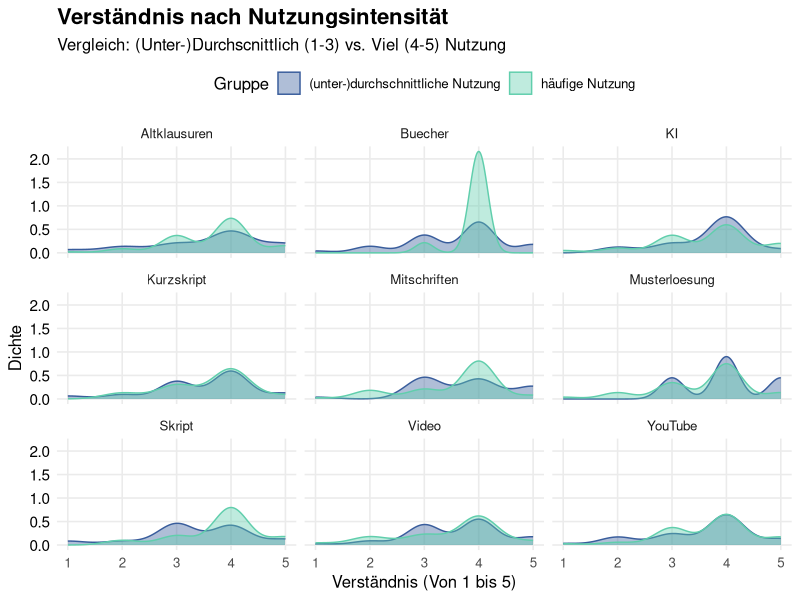

Write R code to recreate this figure. (Note: this script raises an error after producing the figure.)
# ==============================================================================
# Aufgabe 4: Analyse des LimeSurvey-Datensatzes
# ==============================================================================

# 1. Bibliotheken laden
library(tidyverse)

# 2. Daten einlesen
# source("funktionen.R") # Lädt automatisch auch die Helfer

survey.data <- read.csv("results-survey_cleaned.csv")


# ==============================================================================
# PLOT 4
# ==============================================================================

plot.4.data <- survey.data %>%
  
  #Wir wählen die Zeilen aus die wir brauchen das Verständnis und Nutzung 
  #von KI und Youtube im Vergleich mit Skript und Büchern
  select(starts_with("Nutzung_"),
         Qualitaet_Verstehen_Num) %>%
  
  #Wir drehen die Daten wieder für den ggplot
  pivot_longer(cols = starts_with("Nutzung"),
               names_to = "Tool",
               values_to = "Haeufigkeit") %>%
  
  #Wir machen unseren Datensatz wieder für den Plot "sauber"
  mutate(Tool = str_remove_all(Tool, "Nutzung_|_Num")) %>%
  
  #Wir filtern alle störenden NAs raus 
  filter(!is.na(Haeufigkeit), !is.na(Qualitaet_Verstehen_Num)) %>%
  
  #Jetzt unterscheiden wir die Studenten in 2 Gruppen
  mutate(Gruppe = case_when(
    Haeufigkeit >= 4 ~ "häufige Nutzung",          # 4 und 5
    TRUE ~ "(unter-)durchschnittliche Nutzung"     # kleiner gleich 3
  ))
  
  #Wir filtern Tool nur nach den Tools die wir tatsächlich haben wollen in unserem Density Plot
  # filter(Tool %in% c("Skript", "KI", "YouTube", "Buecher"))

#Jetzt erstellen wir unseren density Plot 
plot4 <- ggplot(plot.4.data, aes(x = Qualitaet_Verstehen_Num, fill = Gruppe, color = Gruppe)) +
  
  #Wir erstellen unseren density Plot mit alpha = 0.4 damit die Hügel transparent sind 
  geom_density(alpha = 0.4) +
  
  #Dieser Befehl sorgt dafür das wir sozusagen Mini Plots für jedes der Materialien erstellen 
  facet_wrap(~Tool) +
  
  #Hier nehmen wir unsere Standard Farbpalette 
  scale_fill_viridis_d(option = "mako", begin = 0.4, end = 0.8) +
  scale_color_viridis_d(option = "mako", begin = 0.4, end = 0.8) +
  
  #Wir erstellen Überschrift und Achsenbeschriftungen für die Verständnis
  labs(
    title = "Verständnis nach Nutzungsintensität",
    subtitle = "Vergleich: (Unter-)Durchscnittlich (1-3) vs. Viel (4-5) Nutzung",
    x = "Verständnis (Von 1 bis 5)",
    y = "Dichte",
    fill = "Gruppe",
    color = "Gruppe"
  ) +
  
  #Wir editieren unser Theme minimal etwas damit es unseren Anforderungen entspricht
  theme_minimal(base_size = 12) +
  theme(
    legend.position = "top", #Sorgt dafür das die Legende oben ist 
    panel.grid.minor = element_blank(),
    plot.title = element_text(face = "bold", size = 16), #Überschrift Makieren und Richtige Größe einstellen 
    axis.text.y = element_text(color = "black", size = 11) #Achsenbeschriftung einfärben und Größe Richtig bestimmen
  )


#Wir speichern wieder unsere Grafik 
ggsave("Plot4.Verständnisdichte.pdf",
       plot = plot4,
       device = "pdf",
       width = 7,
       height = 4)


# ==============================================================================
# PLOT 4.5
# ==============================================================================

plot.4.5.data <- survey.data %>%
  #Wir wählen wieder unsere gebrauchten Eigenschaften aus, 
  #wir nehmen nicht alle Effekte weil unsere Plots sonst zu unübersichtlich werden
  select(starts_with("Nutzung_"),
         starts_with("Effekt_"),
         Qualitaet_Verstehen_Num) %>%
  
  
  select(-Effekt_Zeitaufwand_Rev) %>%
  
  #Wir entfernen alle NAs 
  # drop_na() %>%
  
  #Wir berechnen die Korrelation zwischen all diesen Werten
  cor(use = "pairwise.complete.obs") %>%
  
  #Hier wieder unser trick aus Plot 4 um die Daten ins richtige Format zu rücken
  as.table() %>%
  as.data.frame() %>%
  
  #Jetzt filtern wir die Korrelationen die wir tatsächlich haben wollen
  filter(str_detect(Var1, "Nutzung"), !str_detect(Var2, "Nutzung")) %>%
  
  #Wir machen unsere Namen für die Plots wieder schön 
  mutate(
    Tool = str_remove_all(Var1, "Nutzung_|_Num"),
    
    #Wir entfernen auch noch andere Überbleibsel 
    Effekt = str_remove_all(Var2, "Effekt_|Qualitaet_|Nutzung_|_Num|_Rev")
  )

plot4.5 <- ggplot(plot.4.5.data, aes (x = Freq, y = reorder(Tool, Freq), fill = Tool)) +
  #Hiermit erstellen wir unsere Balken
  geom_col() +
  
  #Das hier sorgt dafür das wir wieder viele
  facet_wrap(~Effekt, scales = "free_x") +
  scale_fill_viridis_d(option = "mako", begin = 0.4, end = 0.8) +
  geom_vline(xintercept = 0, linetype = "dashed", color = "grey70") +
  labs(
    x = "Stärke des Zusammenhangs (GGrößer ist besser)",
    y = NULL
  ) +
  theme_minimal(base_size = 12) +
  theme(
    legend.position = "none",
    panel.grid.minor = element_blank(),
    strip.text = element_text(face = "bold", size = 11)
  )

#Wir speichern wieder unser Bild
ggsave("Plot4.5.Korrelation.pdf",
       plot = plot4.5,
       device = "pdf",
       width = 10,
       height = 4.5)


# ==============================================================================
# PLOT 6
# ==============================================================================


# 1. Datenvorbereitung: WIR NEHMEN ALLES
plot.6.data <- survey.data %>%
  # Wähle automatisch JEDE Spalte, die Zahlen enthält
  select(where(is.numeric)) %>%
  select(-Fachsemester) # VERÄNDERUNG
  
  # Optional: Falls du eine ID-Spalte oder einen Index ("X") hast, weg damit:
  # select(-contains("ID"), -any_of("X")) %>% 
  
  # drop_na()

# WICHTIG: Wir speichern die Original-Reihenfolge der Spalten
# (Damit R sie gleich nicht alphabetisch sortiert)
original_order <- names(plot.6.data)

# 2. Korrelation berechnen
plot.6.cor <- plot.6.data %>%
  cor(use = "pairwise.complete.obs") %>%
  as.table() %>%
  as.data.frame()

# 3. Die Reihenfolge erzwingen
# Wir sagen dem Plot: "Benutze genau die Liste 'original_order' zum Sortieren"
plot.6.cor <- plot.6.cor %>%
  mutate(
    Var1 = factor(Var1, levels = original_order),
    # Für die y-Achse drehen wir die Reihenfolge oft um (rev), 
    # damit die Diagonale wie gewohnt von links oben nach rechts unten läuft
    # oder wir lassen es gleich, je nach Geschmack. Hier: Gleich wie CSV.
    Var2 = factor(Var2, levels = rev(original_order)) 
  )

# 4. Der große Heatmap-Plot
ggplot(plot.6.cor, aes(x = Var1, y = Var2, fill = Freq)) +
  geom_tile(color = "white", lwd = 0.2) + # Feine weiße Linien
  
  # Farben: Volles Spektrum von -1 (Rot/Blau) bis +1 (Hell/Gelb)
  scale_fill_viridis_c(option = "mako", direction = 1, limits = c(-1, 1)) +
  
  # <--- HIER: Zahlen hinzufügen
  geom_text(aes(label = round(Freq, 2)), color = "white", size = 2.5) +
  
  # Achsenbeschriftung säubern (wir entfernen _Num etc. für Lesbarkeit)
  scale_x_discrete(labels = function(x) str_remove_all(x, "Nutzung_|Qualitaet_|Effekt_|_Num|_Score|_Rev")) +
  scale_y_discrete(labels = function(x) str_remove_all(x, "Nutzung_|Qualitaet_|Effekt_|_Num|_Score|_Rev")) +
  
  labs(
    title = "Gesamt-Matrix: Alle Korrelationen",
    subtitle = "Übersicht aller gemessenen Variablen im Kurs",
    x = NULL,
    y = NULL,
    fill = "Korrelation"
  ) +
  theme_minimal(base_size = 10) +
  theme(
    # Text auf x-Achse senkrecht stellen, sonst überlappt alles bei vielen Variablen
    axis.text.x = element_text(angle = 90, vjust = 0.5, hjust = 1, size = 8),
    axis.text.y = element_text(size = 8),
    panel.grid = element_blank(),
    legend.position = "right"
  ) +
  coord_fixed() # Quadratische Kacheln





plot(table(survey.data$Qualitaet_Verstehen_Num[survey.data$Nutzung_YouTube_Num >= 2]))

survey.data[ ,c(12:18)][survey.data$Abschluss == "Master"]
# Schema: data[ ZEILEN , SPALTEN ]
(survey.data[survey.data$Abschluss == "Master", c(12:18)])




library(tidyverse)

# 1. Wir definieren die Spalten, die uns interessieren
usage_cols <- survey.data %>%
  select(starts_with("Nutzung_") & ends_with("_Num")) %>%
  names()

# 2. Wir berechnen für jedes Material die beiden Korrelationen
# map_dfr iteriert über die Liste und baut direkt einen Dataframe zusammen
efficiency_table <- usage_cols %>%
  map_dfr(function(col_name) {
    
    # Korrelation: Nutzung vs. Zeitaufwand
    r_time <- cor(survey.data[[col_name]], 
                  survey.data$Effekt_Zeitaufwand_Num, 
                  use = "complete.obs") # Wichtig: NAs ignorieren
    
    # Korrelation: Nutzung vs. Verständnis
    r_verst <- cor(survey.data[[col_name]], 
                   survey.data$Qualitaet_Verstehen_Num, 
                   use = "complete.obs")
    
    # Ergebniszeile zurückgeben
    tibble(
      Material = str_remove_all(col_name, "Nutzung_|_Num"), # Namen säubern
      Cor_Zeit = r_time,
      Cor_Verstaendnis = r_verst,
      # Hier berechnen wir direkt deinen "Effizienz-Abstand"
      Effizienz_Delta = r_verst - r_time 
    )
  }) %>%
  # Optional: Nach Effizienz sortieren
  arrange(desc(Effizienz_Delta))

# 3. Ergebnis anzeigen
print(efficiency_table)





# Test (i): Wie hoch ist die Zufriedenheit im Schnitt?
print(calculate_metric_stats(daten, "Zufriedenheit_Score"))

# Test (iv): Sind Informatiker zufriedener als Statistiker?
print(calculate_metric_by_group(daten, "Zufriedenheit_Score", "Fakultaet"), n=21)

# Test (v): Grafik erstellen
# Zusammenhang: Digital Score nach Fakultaet
grafik <- plot_categorical_multivar(daten, "Fakultaet", "Abschluss")
print(grafik)

# Zusammenhang: Zufriedenheit nach Fakultaet
grafik <- plot_categorical_multivar(daten, "Fakultaet", "Zufriedenheit_Score", "Abschluss")
print(grafik)


# Zusammenfassung seltener Studiengänge zu Soonstiges-Kategorie
simplified <- data %>%
  mutate(
    # Fasse alles mit weniger als 5 Nennungen zu "Sonstiges" zusammen
    Fakultaet_Gruppiert = fct_lump_min(Fakultaet, min = 5, other_level = "Sonstiges")
  )

# Kontrolle: Wie sieht die Verteilung jetzt aus?
counts = table(simplified$Fakultaet_Gruppiert)

pie(counts, main = "Verteilung der Fakultäten")

pie(table(data$Abschluss), main = "Verteilung Bachelor/Master")

barplot(table(data$Fachsemester))

simplified <- data %>%
  mutate(
    # Fasse alles mit weniger als 5 Nennungen zu "Sonstiges" zusammen
    Fakultaet_Gruppiert = fct_lump_min(Fakultaet, min = 5, other_level = "Sonstiges")
  )

barplot(table(data$Fachsemester))

#####
# Bibliotheken laden
if(!require(tidyverse)) install.packages("tidyverse")
if(!require(corrplot)) install.packages("corrplot")
if(!require(fastDummies)) install.packages("fastDummies")
library(tidyverse)
library(corrplot)
library(fastDummies)

# 1. Daten laden
df <- read.csv("results-survey_cleaned.csv")

# 2. Daten vorbereiten
# Wir wandeln alles in Zahlen um. 
# WICHTIG: Wir entfernen Spalten, die nur einen einzigen Wert haben (Varianz = 0),
# da diese zu Fehlern in der Korrelation führen.
df_numeric <- df %>%
  dummy_cols(select_columns = c("Fakultaet", "Abschluss"), 
             remove_first_dummy = FALSE, 
             remove_selected_columns = TRUE) %>%
  select_if(is.numeric) %>%
  select(where(~ var(., na.rm = TRUE) > 0)) # Entfernt Spalten ohne Variation (Konstante)

# 3. Korrelationsmatrix berechnen
cor_matrix <- cor(df_numeric, use = "pairwise.complete.obs")

# 4. FEHLERBEHEBUNG: NAs durch 0 ersetzen
# Das ist der entscheidende Schritt, der Ihren Fehler verhindert.
# Wenn eine Korrelation nicht berechnet werden konnte, setzen wir sie auf 0 (kein Zusammenhang).
cor_matrix[is.na(cor_matrix)] <- 0

# 5. Filtern: Nur relevante Variablen behalten
threshold <- 0.4
# Diagonale temporär auf 0 setzen, damit sie nicht als "starke Korrelation" zählt
diag_backup <- diag(cor_matrix)
diag(cor_matrix) <- 0

# Finde Zeilen, die mindestens eine Korrelation > 0.4 haben
# na.rm = TRUE sorgt dafür, dass evtl. verbliebene Fehler ignoriert werden
relevant_indices <- apply(abs(cor_matrix), 1, max, na.rm = TRUE) > threshold

# Matrix reduzieren
cor_matrix_filtered <- cor_matrix[relevant_indices, relevant_indices]

# Diagonale wiederherstellen (auf 1 setzen)
diag(cor_matrix_filtered) <- 1

# 6. Plotten
# Falls nach dem Filtern nichts übrig bleibt, geben wir eine Warnung aus
if(nrow(cor_matrix_filtered) > 1) {
  corrplot(cor_matrix_filtered, 
           method = "color", 
           type = "upper", 
           order = "hclust", 
           addCoef.col = "black", 
           tl.col = "black", 
           tl.cex = 0.6, 
           number.cex = 0.5, 
           title = "Relevante Korrelationen (> 0.4)", 
           mar = c(0,0,2,0))
} else {
  print("Keine starken Korrelationen über dem Schwellenwert gefunden.")
}
